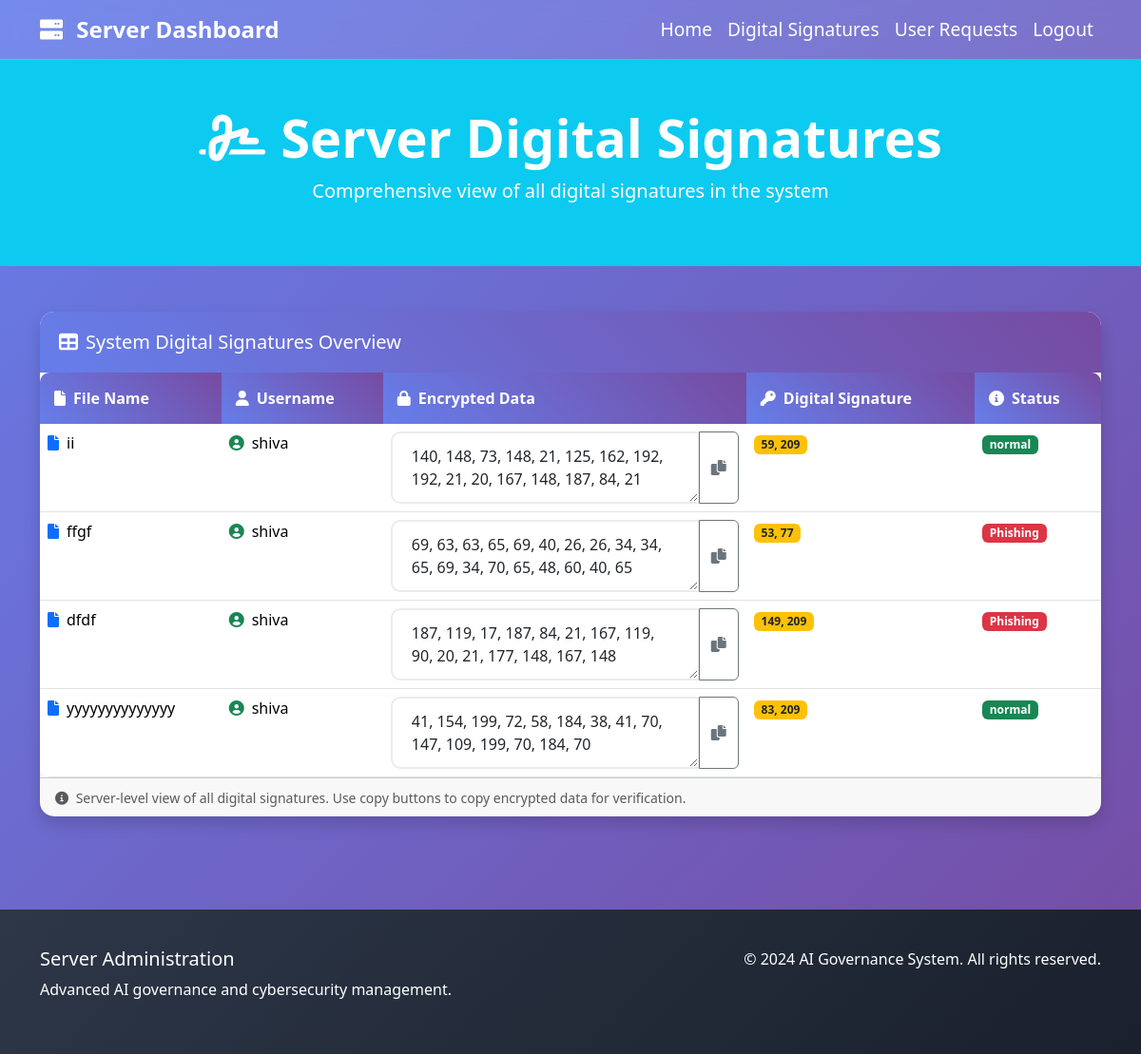
Screenshot of /sviewencfiles with the database file from the repository.
### tables this page shows
CREATE TABLE "cloudadata" (
	"filename"	INTEGER NOT NULL,
	"owner"	INTEGER NOT NULL,
	"data"	TEXT NOT NULL,
	"hsmsg"	TEXT,
	"pvk"	INTEGER
, "blockkey"	TEXT, "status"	TEXT);

### app.py (the view)
@app.route("/sviewencfiles")
def sviewencfiles():
    digitalsigndata = server_viewdata()
    return render_template("sviewencfiles.html",spliinfo = digitalsigndata)

### database.py (called while the page is built)
def server_viewdata():
     _conn = sqlite3.connect(user_db_file_location)
     _c = _conn.cursor()
     _c.execute("select filename,owner,hsmsg,pvk,blockkey,status from cloudadata ")
     result = _c.fetchall()
     _conn.commit()
     _conn.close()
     return result

### templates/sviewencfiles.html (shortened to what this page needs)
<!DOCTYPE html>
<html lang="en">
<head>
    <link href="https://cdn.jsdelivr.net/npm/bootstrap@5.3.3/dist/css/bootstrap.min.css" rel="stylesheet">
    <link rel="stylesheet" href="{{url_for('static', filename='custom.css')}}">
    <link href="https://cdnjs.cloudflare.com/ajax/libs/font-awesome/6.0.0/css/all.min.css" rel="stylesheet">
</head>
<body>
    <nav class="navbar navbar-expand-lg navbar-dark">
        <div class="container">
            <a class="navbar-brand" href="/shome">
                <i class="fas fa-server me-2"></i>
                Server Dashboard
            </a>
            <div class="collapse navbar-collapse" id="navbarNav">
                <ul class="navbar-nav ms-auto">
                    <li class="nav-item">
                        <a class="nav-link" href="/shome">Home</a>
                    </li>
                    <li class="nav-item">
                        <a class="nav-link active" href="/sviewencfiles">Digital Signatures</a>
                    </li>
                    <li class="nav-item">
                        <a class="nav-link" href="/vuserreq">User Requests</a>
                    </li>
                    <li class="nav-item">
                        <a class="nav-link" href="/logout">Logout</a>
                    </li>
                </ul>
            </div>
        </div>
    </nav>
    <section class="bg-info text-white py-5">
        <div class="container">
            <div class="row">
                <div class="col-12 text-center">
                    <h1 class="display-4 fw-bold">
                        <i class="fas fa-signature me-3"></i>Server Digital Signatures
                    </h1>
                    <p class="lead">Comprehensive view of all digital signatures in the system</p>
                </div>
            </div>
        </div>
    </section>
    <section class="py-5">
        <div class="container">
            {% if spliinfo %}
                <div class="card shadow">
                    <div class="card-header bg-info text-white">
                        <h5 class="mb-0">
                            <i class="fas fa-table me-2"></i>System Digital Signatures Overview
                        </h5>
                    </div>
                    <div class="card-body p-0">
                        <div class="table-responsive">
                            <table class="table table-hover mb-0">
                                <thead>
                                    <tr>
                                        <th>
                                            <i class="fas fa-file me-2"></i>File Name
                                        </th>
                                        <th>
                                            <i class="fas fa-user me-2"></i>Username
                                        </th>
                                        <th>
                                            <i class="fas fa-lock me-2"></i>Encrypted Data
                                        </th>
                                        <th>
                                            <i class="fas fa-key me-2"></i>Digital Signature
                                        </th>
                                        <th>
                                            <i class="fas fa-info-circle me-2"></i>Status
                                        </th>
                                    </tr>
                                </thead>
                                <tbody>
                                    {% for filename, hsmsg, pbk, digitalsig, bkey, status in spliinfo %}
                                        <tr>
                                            <td>
                                                <i class="fas fa-file text-primary me-2"></i>{{ filename }}
                                            </td>
                                            <td>
                                                <i class="fas fa-user-circle text-success me-2"></i>{{ hsmsg }}
                                            </td>
                                            <td>
                                                <div class="input-group">
                                                    <textarea class="form-control" rows="2" readonly>{{ pbk }}</textarea>
                                                    <button class="btn btn-outline-secondary" type="button"
                                                            onclick="copyToClipboard('{{ pbk }}')">
                                                        <i class="fas fa-copy"></i>
                                                    </button>
                                                </div>
                                            </td>
                                            <td>
                                                <span class="badge bg-warning text-dark">{{ digitalsig }}</span>
                                            </td>
                                            <td>
                                                <span class="badge bg-{% if status == 'normal' %}success{% else %}danger{% endif %}">
                                                    {{ status }}
                                                </span>
                                            </td>
                                        </tr>
                                    {% endfor %}
                                </tbody>
                            </table>
                        </div>
                    </div>
                    <div class="card-footer text-muted">
                        <small>
                            <i class="fas fa-info-circle me-1"></i>
                            Server-level view of all digital signatures. Use copy buttons to copy encrypted data for verification.
                        </small>
                    </div>
                </div>
            {% else %}
                <div class="text-center py-5">
                    <i class="fas fa-signature fa-5x text-muted mb-4"></i>
                    <h3 class="text-muted">No Digital Signatures Found</h3>
                    <p class="text-muted">The system currently has no digital signatures to display.</p>
                </div>
            {% endif %}
        </div>
    </section>
    <footer class="footer">
        <div class="container">
            <div class="row">
                <div class="col-md-6">
                    <h5>Server Administration</h5>
                    <p>Advanced AI governance and cybersecurity management.</p>
                </div>
                <div class="col-md-6 text-md-end">
                    <p class="mb-0">© 2024 AI Governance System. All rights reserved.</p>
                </div>
            </div>
        </div>
    </footer>
</body>
</html>

### static/custom.css (style rules this page uses)
body { background: linear-gradient(135deg, #667eea 0%, #764ba2 100%); font-family: 'Segoe UI', Tahoma, Geneva, Verdana, sans-serif; min-height: 100vh; }
.navbar { background: rgba(255, 255, 255, 0.1); backdrop-filter: blur(10px); border-bottom: 1px solid rgba(255, 255, 255, 0.2); }
.navbar-brand { font-weight: bold; font-size: 1.5rem; color: white !important; }
.navbar-nav .nav-link { color: white !important; font-weight: 500; font-size: 1.2rem; transition: all 0.3s ease; }
.card { border: none; border-radius: 15px; box-shadow: 0 10px 30px rgba(0,0,0,0.1); transition: all 0.3s ease; overflow: hidden; }
.card-header { background: linear-gradient(45deg, #667eea, #764ba2); color: white; border: none; padding: 20px; }
.form-control { border-radius: 10px; border: 2px solid #e9ecef; padding: 12px 20px; transition: all 0.3s ease; }
.table { border-radius: 10px; overflow: hidden; box-shadow: 0 5px 15px rgba(0,0,0,0.1); }
.table thead th { background: linear-gradient(45deg, #667eea, #764ba2); color: white; border: none; padding: 15px; font-weight: 600; }
.table tbody tr { transition: all 0.3s ease; }
.footer { background: linear-gradient(135deg, #2d3748 0%, #1a202c 100%); color: white; padding: 40px 0; margin-top: 50px; }

### rows the page displays
cloudadata: filename "ii", owner "shiva", hsmsg "140, 148, 73, 148, 21, 125, 162, 192, 192, 21, 20, 167, 148, 187, 84, 21", pvk "59, 209", status "normal"
cloudadata: filename "ffgf", owner "shiva", hsmsg "69, 63, 63, 65, 69, 40, 26, 26, 34, 34, 65, 69, 34, 70, 65, 48, 60, 40, 65", pvk "53, 77", status "Phishing"
cloudadata: filename "dfdf", owner "shiva", hsmsg "187, 119, 17, 187, 84, 21, 167, 119, 90, 20, 21, 177, 148, 167, 148", pvk "149, 209", status "Phishing"
cloudadata: filename "yyyyyyyyyyyyyy", owner "shiva", hsmsg "41, 154, 199, 72, 58, 184, 38, 41, 70, 147, 109, 199, 70, 184, 70", pvk "83, 209", status "normal"
